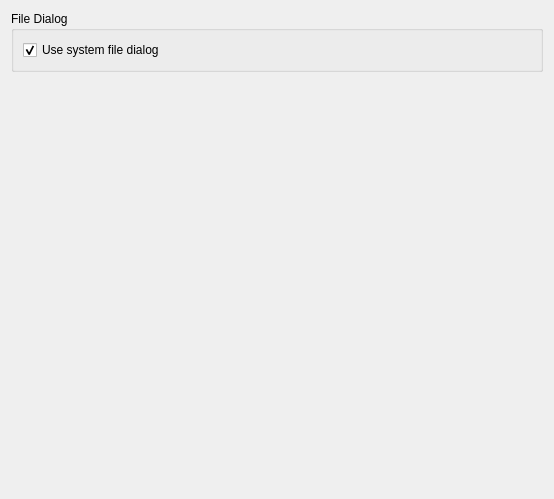
<?xml version="1.0" encoding="UTF-8"?>
<ui version="4.0">
 <class>SaveAs</class>
 <!--
  Class (translation context) and root widget name (settings group) are
  "SaveAs" for backwards compatibility: preferences are stored as SaveAs/...
 -->
 <widget class="QWidget" name="SaveAs">
  <property name="geometry">
   <rect>
    <x>0</x>
    <y>0</y>
    <width>554</width>
    <height>499</height>
   </rect>
  </property>
  <layout class="QVBoxLayout" name="verticalLayout_4">
   <item>
    <widget class="QGroupBox" name="groupBox_2">
     <property name="title">
      <string>File Dialog</string>
     </property>
     <layout class="QVBoxLayout" name="verticalLayout_2">
      <item>
       <widget class="QCheckBox" name="UseSystemFileDialog">
        <property name="text">
         <string>Use system file dialog</string>
        </property>
        <property name="checked">
         <bool>true</bool>
        </property>
       </widget>
      </item>
     </layout>
    </widget>
   </item>
   <item>
    <spacer name="verticalSpacer">
     <property name="orientation">
      <enum>Qt::Vertical</enum>
     </property>
     <property name="sizeHint" stdset="0">
      <size>
       <width>20</width>
       <height>244</height>
      </size>
     </property>
    </spacer>
   </item>
  </layout>
 </widget>
 <resources/>
 <connections/>
</ui>
